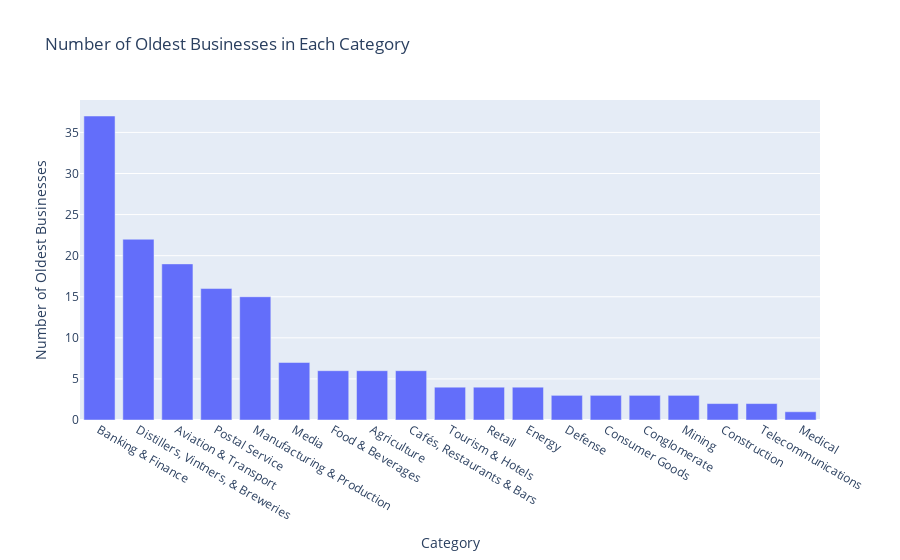

The cell this chart's notebook holds for it:
### Code cell
# Create a bar chart showing the number of oldest businesses in each category
fig = px.bar(count_business_cats.sort_values(by="count", ascending=False).reset_index(), 
             x="category", y="count",
             title="Number of Oldest Businesses in Each Category",
             labels={"category": "Category", "count": "Number of Oldest Businesses"})

fig.show()

### Figure 1 — Plotly figure (JSON) as saved in the notebook; plotly's stock layout.template omitted (floating-point values rounded to 4 significant figures)
{"data": [{"alignmentgroup": "True", "hovertemplate": "Category=%{x}<br>Number of Oldest Businesses=%{y}<extra></extra>", "legendgroup": "", "marker": {"color": "#636efa", "pattern": {"shape": ""}}, "name": "", "offsetgroup": "", "orientation": "v", "showlegend": false, "textposition": "auto", "type": "bar", "x": ["Banking & Finance", "Distillers, Vintners, & Breweries", "Aviation & Transport", "Postal Service", "Manufacturing & Production", "Media", "Food & Beverages", "Agriculture", "Cafés, Restaurants & Bars", "Tourism & Hotels", "Retail", "Energy", "Defense", "Consumer Goods", "Conglomerate", "Mining", "Construction", "Telecommunications", "Medical"], "xaxis": "x", "y": [37, 22, 19, 16, 15, 7, 6, 6, 6, 4, 4, 4, 3, 3, 3, 3, 2, 2, 1], "yaxis": "y"}], "layout": {"barmode": "relative", "legend": {"tracegroupgap": 0}, "title": {"text": "Number of Oldest Businesses in Each Category"}, "xaxis": {"anchor": "y", "domain": [0, 1], "title": {"text": "Category"}}, "yaxis": {"anchor": "x", "domain": [0, 1], "title": {"text": "Number of Oldest Businesses"}}}}
